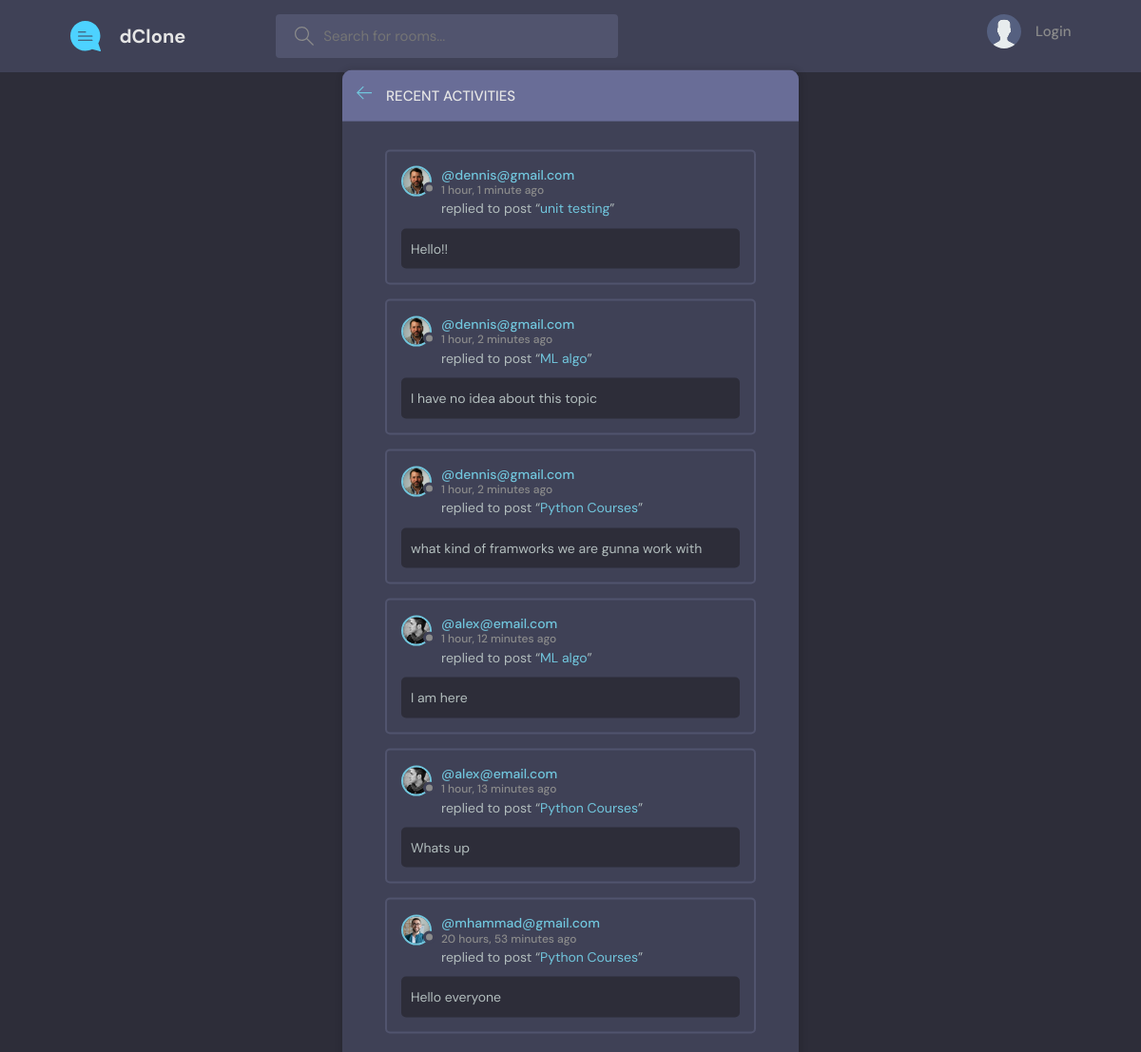
The page /activity/ on the database its author committed.
### baseApp/models.py (models this page shows, shortened)
class Message(models.Model):
    user=models.ForeignKey(User,on_delete=models.CASCADE)
    room=models.ForeignKey(Room,on_delete=models.CASCADE)
    body=models.TextField()
    updated=models.DateTimeField(auto_now=True)
    created=models.DateTimeField(auto_now_add=True)
    class Meta():
        ordering=['-updated','-created']

class User(AbstractUser):
    name=models.CharField(max_length=200,null=True)
    username=models.CharField(max_length=200,null=True)
    email=models.EmailField(unique=True,null=True)
    bio=models.TextField(null=True)
    avatar=models.ImageField(null=True,default="avatar.svg")
    USERNAME_FIELD='email'
    REQUIRED_FIELDS=[]

class Room(models.Model):
    host=models.ForeignKey(User,on_delete=models.SET_NULL,null=True)
    topic=models.ForeignKey(Topic,on_delete=models.SET_NULL,null=True)
    name=models.CharField(max_length=200)
    description=models.TextField(null=True,blank=True)
    participants=models.ManyToManyField(User,related_name='participants',blank=True)
    updated=models.DateTimeField(auto_now=True)
    created=models.DateTimeField(auto_now_add=True)
    class Meta():
        ordering=['-updated','-created']
    def __str__(self):
        return self.name

### baseApp/views.py (the view)
# urls.py: path('activity/',views.activityPage,name='activity'),
def activityPage(request):
    activity_messages=Message.objects.all()
    context={'activity_messages':activity_messages}
    return render(request,'baseApp/activity.html',context)

### baseApp/templates/baseApp/activity.html (shortened to what this page needs)
{% extends 'main.html' %}
{% block content %}
<main class="layout">
    <div class="container">
      <div class="layout__box">
        <div class="layout__boxHeader">
          <div class="layout__boxTitle">
            <a href="{{request.META.HTTP_REFERER}}">
              <svg version="1.1" xmlns="http://www.w3.org/2000/svg" width="32" height="32" viewBox="0 0 32 32">
                <title>arrow-left</title>
                <path
                  d="M13.723 2.286l-13.723 13.714 13.719 13.714 1.616-1.611-10.96-10.96h27.625v-2.286h-27.625l10.965-10.965-1.616-1.607z"
                ></path>
              </svg>
            </a>
            <h3>Recent Activities</h3>
          </div>
        </div>
        <div class="activities-page layout__body">
            {% for message in activity_messages %}
          <div class="activities__box">
            <div class="activities__boxHeader roomListRoom__header">
              <a href="profile.html" class="roomListRoom__author">
                <div class="avatar avatar--small">
                  <img src="{{message.user.avatar.url}}" />
                </div>
                <p>
                  @{{message.user}}
                  <span>{{message.created|timesince}} ago</span>
                </p>
              </a>
            </div>
            <div class="activities__boxContent">
              <p>replied to post “<a href="{% url 'room' message.room.id %}">{{message.room}}</a>”</p>
              <div class="activities__boxRoomContent">
                {{message.body}}
              </div>
            </div>
          </div>
          {% endfor %}
        </div>
      </div>
    </div>
  </main>
{% endblock %}

### static/styles/style.css (style rules this page uses)
:root { --color-main: #71c6dd; --color-main-light: #e1f6fb; --color-dark: #3f4156; --color-dark-medium: #51546e; --color-dark-light: #696d97; --color-light: #e5e5e5; --color-gray: #8b8b8b; --color-light-gray: #b2bdbd; --color-bg: #2d2d39; --color-success: #5dd693; --color-error: #fc4b0b; }
* { font-family: "DM Sans", -apple-system, BlinkMacSystemFont, "Segoe UI", Roboto, Oxygen, Ubuntu, Cantarell, "Open Sans", "Helvetica Neue", sans-serif; margin: 0; padding: 0; box-sizing: border-box; text-rendering: optimizeLegibility; font-size: inherit; }
html { font-size: 56.25%; }
@media only screen and (min-width: 1200px) { html { font-size: 62.5%; } }
body { line-height: 1.6; font-weight: 400; font-size: 1.5rem; color: var(--color-light-gray); background-color: var(--color-bg); min-height: 100vh; }
img { width: 100%; }
a { display: inline-block; color: var(--color-main); text-decoration: none; }
.container { max-width: 120rem; width: 90%; margin: auto; }
.avatar { position: relative; display: inline-block; border-radius: 50%; border: 2px solid var(--color-main); }
.avatar img { display: block; border-radius: 50%; object-fit: cover; object-position: center; }
.avatar::after { content: ""; display: block; position: absolute; background-color: var(--color-gray); z-index: 111; border-radius: 50%; border: 0.3rem solid var(--color-dark); }
.avatar.avatar--small img { width: 2.8rem; height: 2.8rem; }
.avatar.avatar--small:after { width: 0.7rem; height: 0.7rem; bottom: 0px; right: -6px; }
.layout { margin-top: 2.4rem; }
.layout > .container { display: flex; justify-content: space-between; align-items: flex-start; }
.layout__box { width: 90%; max-width: 48rem; min-height: 40rem; position: absolute; top: 50%; left: 50%; transform: translate(-50%, -46%); background-color: var(--color-dark); border-radius: 1rem; box-shadow: 1px 1px 6px 3px rgba(0, 0, 0, 0.1); overflow: hidden; }
.layout__boxHeader { display: flex; padding: 1.5rem; background-color: var(--color-dark-light); }
.layout__boxTitle { display: flex; gap: 1.5rem; align-items: center; }
.layout__boxTitle h3 { text-transform: uppercase; font-weight: 500; color: var(--color-light); }
.layout__boxTitle svg { width: 1.6rem; height: 1.6rem; fill: var(--color-main); }
.layout__body { margin: 3rem; }
.roomListRoom__header { display: flex; justify-content: space-between; align-items: center; }
.roomListRoom__author { font-weight: 500; display: flex; align-items: center; gap: 1rem; }
.activities__box { margin: 1.5rem; padding: 1.5rem; border: 2px solid var(--color-dark-medium); border-radius: 5px; }
.activities__boxHeader p { font-size: 1.4rem; line-height: 1.3; }
.activities__boxHeader p span { color: var(--color-gray); font-size: 1.2rem; display: block; }
.activities__boxContent { margin-left: 4.2rem; }
.activities__boxContent { font-size: 1.4rem; }
.activities__boxRoomContent { background: var(--color-bg); padding: 1rem; border-radius: 5px; margin-top: 1rem; margin-left: -4.2rem; }

### rows shown on the page
Message: user.avatar (picture), user "dennis@gmail.com", created "1 hour, 1 minute", room "unit testing", body "Hello!!"
Message: user.avatar (picture), user "dennis@gmail.com", created "1 hour, 2 minutes", room "ML algo", body "I have no idea about this topic"
Message: user.avatar (picture), user "dennis@gmail.com", created "1 hour, 2 minutes", room "Python Courses", body "what kind of framworks we are gunna work with"
Message: user.avatar (picture), user "alex@email.com", created "1 hour, 12 minutes", room "ML algo", body "I am here"
Message: user.avatar (picture), user "alex@email.com", created "1 hour, 13 minutes", room "Python Courses", body "Whats up"
Message: user.avatar (picture), user "mhammad@gmail.com", created "20 hours, 53 minutes", room "Python Courses", body "Hello everyone"
